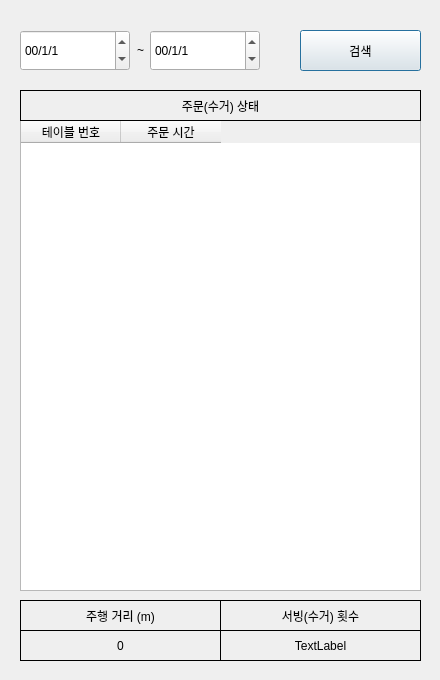
<?xml version="1.0" encoding="UTF-8"?>
<ui version="4.0">
 <class>Dialog</class>
 <widget class="QDialog" name="Dialog">
  <property name="geometry">
   <rect>
    <x>0</x>
    <y>0</y>
    <width>440</width>
    <height>680</height>
   </rect>
  </property>
  <property name="windowTitle">
   <string>Robot Status</string>
  </property>
  <widget class="QTableWidget" name="table_history">
   <property name="geometry">
    <rect>
     <x>20</x>
     <y>120</y>
     <width>401</width>
     <height>471</height>
    </rect>
   </property>
   <property name="editTriggers">
    <set>QAbstractItemView::NoEditTriggers</set>
   </property>
   <property name="rowCount">
    <number>0</number>
   </property>
   <column>
    <property name="text">
     <string>테이블 번호</string>
    </property>
   </column>
   <column>
    <property name="text">
     <string>주문 시간</string>
    </property>
   </column>
  </widget>
  <widget class="QLabel" name="label_distance_title">
   <property name="geometry">
    <rect>
     <x>20</x>
     <y>600</y>
     <width>201</width>
     <height>31</height>
    </rect>
   </property>
   <property name="frameShape">
    <enum>QFrame::Box</enum>
   </property>
   <property name="text">
    <string>주행 거리 (m)</string>
   </property>
   <property name="alignment">
    <set>Qt::AlignCenter</set>
   </property>
  </widget>
  <widget class="QLabel" name="label_count_title">
   <property name="geometry">
    <rect>
     <x>220</x>
     <y>600</y>
     <width>201</width>
     <height>31</height>
    </rect>
   </property>
   <property name="frameShape">
    <enum>QFrame::Box</enum>
   </property>
   <property name="text">
    <string>서빙(수거) 횟수</string>
   </property>
   <property name="alignment">
    <set>Qt::AlignCenter</set>
   </property>
  </widget>
  <widget class="QLabel" name="label_distance_value">
   <property name="geometry">
    <rect>
     <x>20</x>
     <y>630</y>
     <width>201</width>
     <height>31</height>
    </rect>
   </property>
   <property name="frameShape">
    <enum>QFrame::Box</enum>
   </property>
   <property name="text">
    <string>0</string>
   </property>
   <property name="alignment">
    <set>Qt::AlignCenter</set>
   </property>
  </widget>
  <widget class="QLabel" name="label_count_value">
   <property name="geometry">
    <rect>
     <x>220</x>
     <y>630</y>
     <width>201</width>
     <height>31</height>
    </rect>
   </property>
   <property name="frameShape">
    <enum>QFrame::Box</enum>
   </property>
   <property name="text">
    <string>TextLabel</string>
   </property>
   <property name="alignment">
    <set>Qt::AlignCenter</set>
   </property>
  </widget>
  <widget class="QLabel" name="label_robot_status">
   <property name="geometry">
    <rect>
     <x>20</x>
     <y>90</y>
     <width>401</width>
     <height>31</height>
    </rect>
   </property>
   <property name="frameShape">
    <enum>QFrame::Box</enum>
   </property>
   <property name="text">
    <string>주문(수거) 상태</string>
   </property>
   <property name="alignment">
    <set>Qt::AlignCenter</set>
   </property>
  </widget>
  <widget class="QPushButton" name="btn_search">
   <property name="geometry">
    <rect>
     <x>300</x>
     <y>30</y>
     <width>121</width>
     <height>41</height>
    </rect>
   </property>
   <property name="text">
    <string>검색</string>
   </property>
  </widget>
  <widget class="QDateEdit" name="date_end">
   <property name="geometry">
    <rect>
     <x>150</x>
     <y>30</y>
     <width>110</width>
     <height>41</height>
    </rect>
   </property>
   <property name="displayFormat">
    <string>yy/M/d</string>
   </property>
  </widget>
  <widget class="QDateEdit" name="date_start">
   <property name="geometry">
    <rect>
     <x>20</x>
     <y>30</y>
     <width>110</width>
     <height>41</height>
    </rect>
   </property>
   <property name="displayFormat">
    <string>yy/M/d</string>
   </property>
  </widget>
  <widget class="QLabel" name="label">
   <property name="geometry">
    <rect>
     <x>120</x>
     <y>40</y>
     <width>41</width>
     <height>20</height>
    </rect>
   </property>
   <property name="text">
    <string>~</string>
   </property>
   <property name="alignment">
    <set>Qt::AlignCenter</set>
   </property>
  </widget>
 </widget>
 <resources/>
 <connections/>
</ui>
